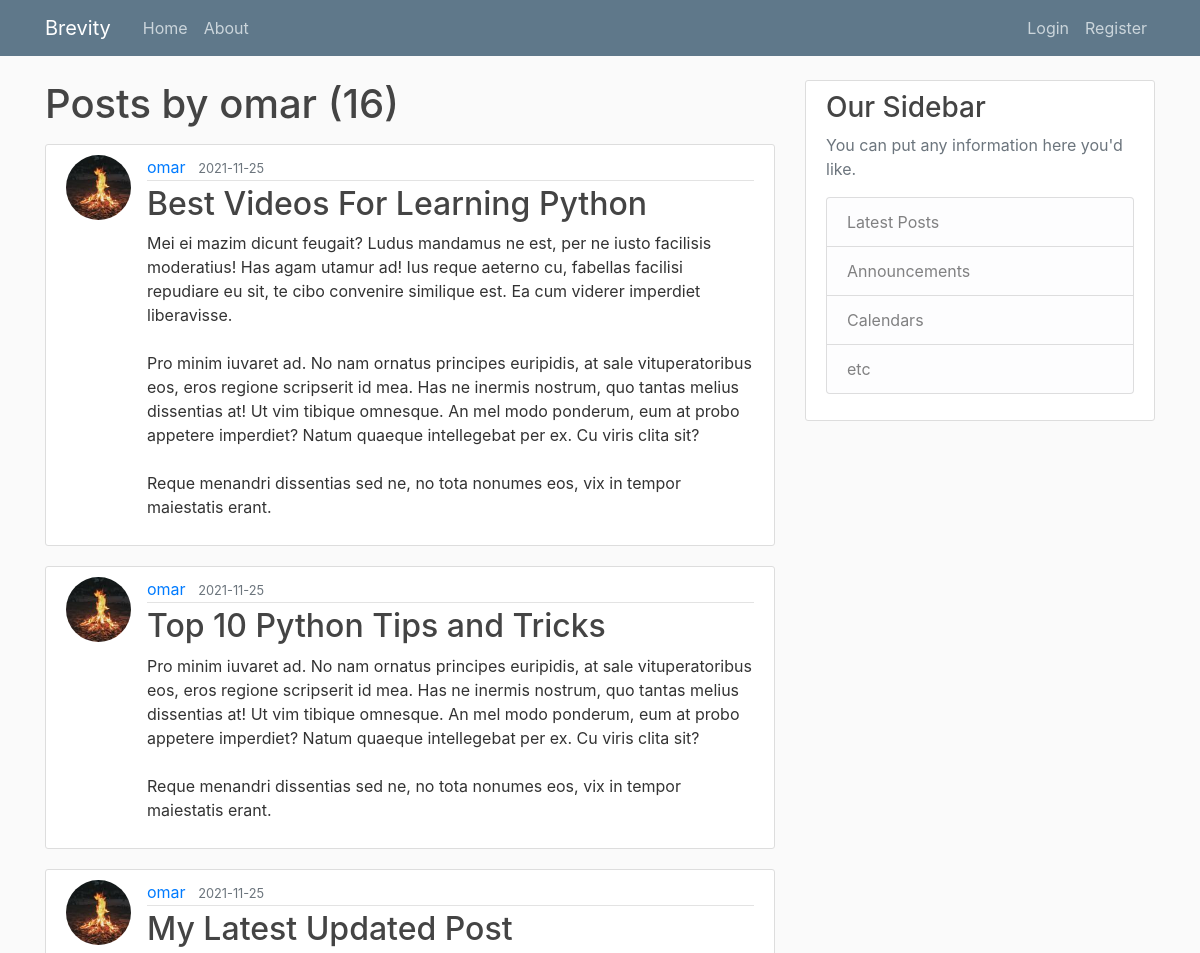
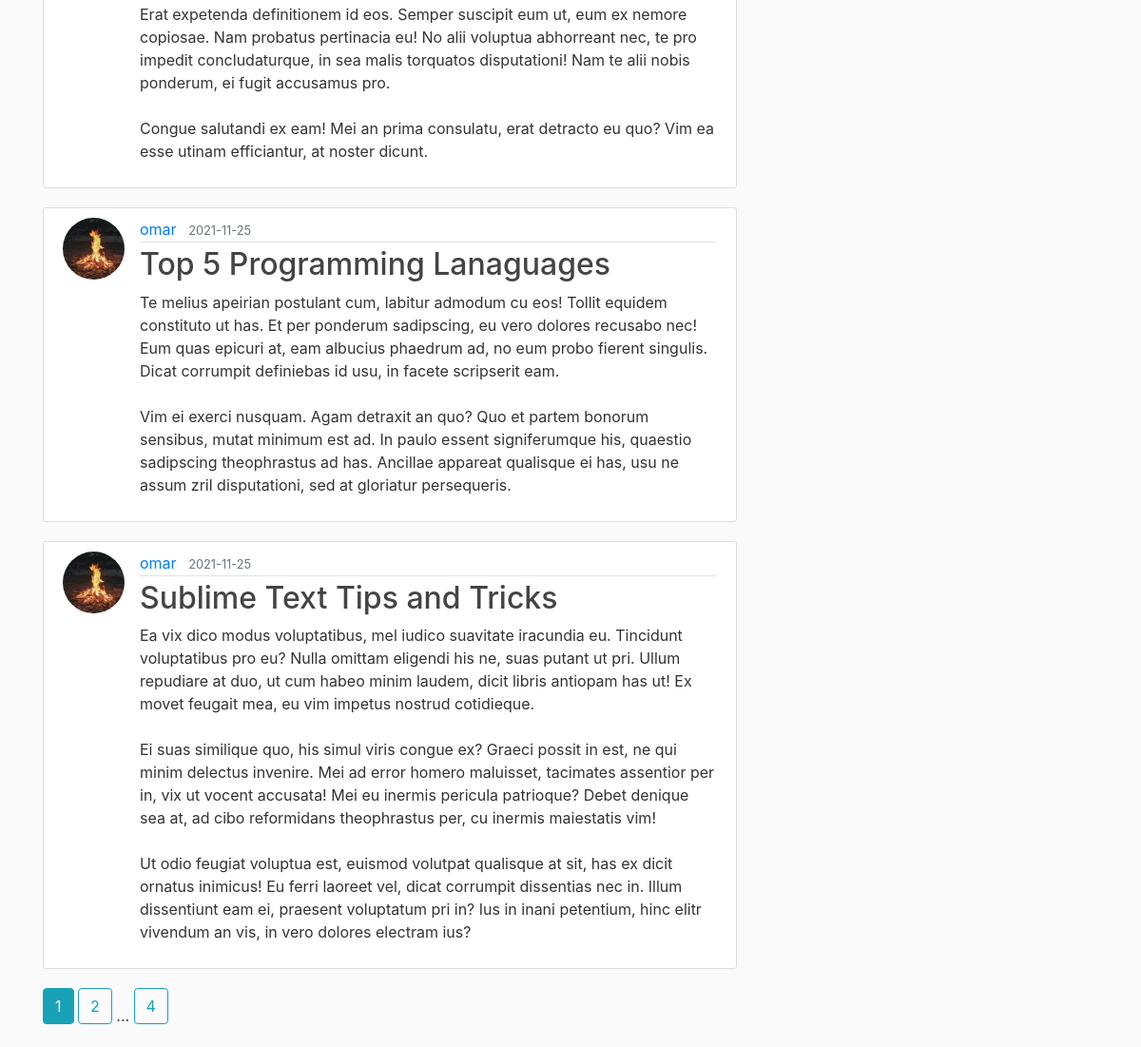
The app's page /user/omar with its own data (2 pictures, top to bottom).
### brevity/models.py (models this page shows, shortened)
class User(db.Model, UserMixin):
    id = db.Column(db.Integer, primary_key=True)
    username = db.Column(db.String(20), unique=True, nullable=False)
    email = db.Column(db.String(120), unique=True, nullable=False)
    image_file = db.Column(db.String(20), nullable=False, default='default.jpg')
    password = db.Column(db.String(60), nullable=False)
    posts = db.relationship('Post', backref='author', lazy=True)

class Post(db.Model):
    id = db.Column(db.Integer, primary_key=True)
    title = db.Column(db.String(100), nullable=False)
    date_posted = db.Column(db.DateTime, nullable=False, default=datetime.utcnow)
    content = db.Column(db.Text, nullable=False)
    user_id = db.Column(db.Integer, db.ForeignKey('user.id'), nullable=False)

### brevity/routes.py (the view)
@app.route("/user/<string:username>")
def user_posts(username):
    page = request.args.get('page', 1, type=int)
    user = User.query.filter_by(username=username).first_or_404()
    posts = Post.query.filter_by(author=user)\
        .order_by(Post.date_posted.desc())\
        .paginate(page=page, per_page=5)
    return render_template('user_posts.html', posts=posts, user=user)

### brevity/templates/user_posts.html
{% extends "layout.html" %}
{% block content %}
    <h1 class="mb-3">Posts by {{ user.username }} ({{ posts.total }})</h1>
    {% for post in posts.items %}
        <article class="media content-section">
          <img class="rounded-circle article-img" src="{{ url_for('static', filename='profile_pics/' + post.author.image_file) }}">
          <div class="media-body">
            <div class="article-metadata">
              <a class="mr-2" href="{{ url_for('user_posts', username=post.author.username) }}">{{ post.author.username }}</a>
              <small class="text-muted">{{ post.date_posted.strftime('%Y-%m-%d') }}</small>
            </div>
            <h2><a class="article-title" href="{{ url_for('post', post_id=post.id) }}">{{ post.title }}</a></h2>
            <p class="article-content">{{ post.content }}</p>
          </div>
        </article>
    {% endfor %}
    {% for page_num in posts.iter_pages(left_edge=1, right_edge=1, left_current=1, right_current=2) %}
      {% if page_num %}
        {% if posts.page == page_num %}
          <a class="btn btn-info mb-4" href="{{ url_for('user_posts', username=user.username, page=page_num) }}">{{ page_num }}</a>
        {% else %}
          <a class="btn btn-outline-info mb-4" href="{{ url_for('user_posts', username=user.username, page=page_num) }}">{{ page_num }}</a>
        {% endif %}
      {% else %}
        ...
      {% endif %}
    {% endfor %}
{% endblock content %}

### brevity/static/main.css (style rules this page uses)
body { background: #fafafa; color: #333333; margin-top: 5rem; }
h1, h2, h3, h4, h5, h6 { color: #444444; }
.content-section { background: #ffffff; padding: 10px 20px; border: 1px solid #dddddd; border-radius: 3px; margin-bottom: 20px; }
.article-title { color: #444444; }
.article-content { white-space: pre-line; }
.article-img { height: 65px; width: 65px; margin-right: 16px; }
.article-metadata { padding-bottom: 1px; margin-bottom: 4px; border-bottom: 1px solid #e3e3e3 }

### records on screen
User: username "omar"
Post: image_file (picture), author.username "omar", date_posted "2021-11-25", title "Best Videos For Learning Python", content "Mei ei mazim dicunt feugait? Ludus mandamus ne est, per ne iusto facilisis moderatius! Has agam utamur ad! Ius reque aeterno cu, fabellas facilisi repudiare eu sit, te cibo convenire similique est. Ea cum viderer imperdiet liberavisse. Pro minim iuvaret ad. No nam ornatus principes euripidis, at sale vituperatoribus eos, eros regione scripserit id mea. Has ne inermis nostrum, quo tantas melius dissentias at! Ut vim tibique omnesque. An mel modo ponderum, eum at probo appetere imperdiet? Natum quaeque intellegebat per ex. Cu viris clita sit? Reque menandri dissentias sed ne, no tota nonumes eos, vix in tempor maiestatis erant."
Post: image_file (picture), author.username "omar", date_posted "2021-11-25", title "Top 10 Python Tips and Tricks", content "Pro minim iuvaret ad. No nam ornatus principes euripidis, at sale vituperatoribus eos, eros regione scripserit id mea. Has ne inermis nostrum, quo tantas melius dissentias at! Ut vim tibique omnesque. An mel modo ponderum, eum at probo appetere imperdiet? Natum quaeque intellegebat per ex. Cu viris clita sit? Reque menandri dissentias sed ne, no tota nonumes eos, vix in tempor maiestatis erant."
Post: image_file (picture), author.username "omar", date_posted "2021-11-25", title "My Latest Updated Post", content "Erat expetenda definitionem id eos. Semper suscipit eum ut, eum ex nemore copiosae. Nam probatus pertinacia eu! No alii voluptua abhorreant nec, te pro impedit concludaturque, in sea malis torquatos disputationi! Nam te alii nobis ponderum, ei fugit accusamus pro. Congue salutandi ex eam! Mei an prima consulatu, erat detracto eu quo? Vim ea esse utinam efficiantur, at noster dicunt."
Post: image_file (picture), author.username "omar", date_posted "2021-11-25", title "Top 5 Programming Lanaguages", content "Te melius apeirian postulant cum, labitur admodum cu eos! Tollit equidem constituto ut has. Et per ponderum sadipscing, eu vero dolores recusabo nec! Eum quas epicuri at, eam albucius phaedrum ad, no eum probo fierent singulis. Dicat corrumpit definiebas id usu, in facete scripserit eam. Vim ei exerci nusquam. Agam detraxit an quo? Quo et partem bonorum sensibus, mutat minimum est ad. In paulo essent signiferumque his, quaestio sadipscing theophrastus ad has. Ancillae appareat qualisque ei has, usu ne assum zril disputationi, sed at gloriatur persequeris."
Post: image_file (picture), author.username "omar", date_posted "2021-11-25", title "Sublime Text Tips and Tricks", content "Ea vix dico modus voluptatibus, mel iudico suavitate iracundia eu. Tincidunt voluptatibus pro eu? Nulla omittam eligendi his ne, suas putant ut pri. Ullum repudiare at duo, ut cum habeo minim laudem, dicit libris antiopam has ut! Ex movet feugait mea, eu vim impetus nostrud cotidieque. Ei suas similique quo, his simul viris congue ex? Graeci possit in est, ne qui minim delectus invenire. Mei ad error homero maluisset, tacimates assentior per in, vix ut vocent accusata! Mei eu inermis pericula patrioque? Debet denique sea at, ad cibo reformidans theophrastus per, cu inermis maiestatis vim! Ut odio feugiat voluptua est, euismod volutpat qualisque at sit, has ex dicit ornatus inimicus! Eu…"

### other values on screen
{{ posts.total }} "16"
{{ page_num }} "1"
{{ page_num }} "2" "4"
